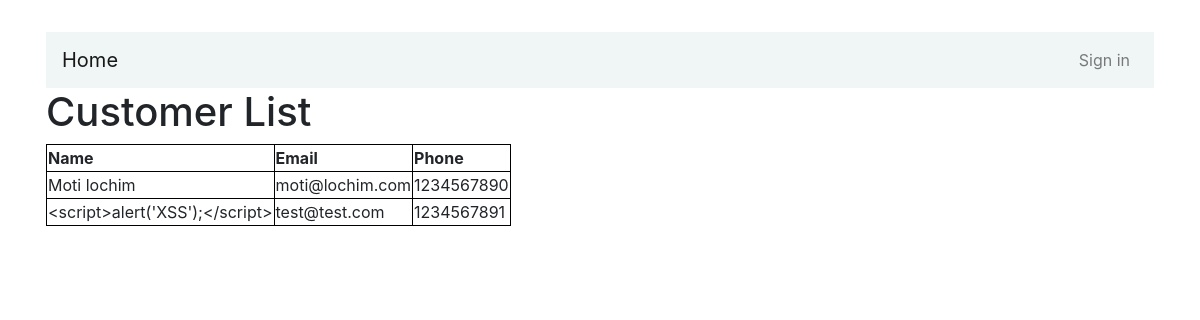
The app's page /customer_list/ with its own data.
### users/models.py (models this page shows, shortened)
class Customer(models.Model):
    name = models.CharField(max_length=30)
    email = models.CharField(max_length=30)
    phone = models.CharField(max_length=100, unique=True)
    REQUIRED_FIELDS = ['name', 'email', 'phone']
    class Meta:
        verbose_name_plural = 'Customers'

### users/views.py (the view)
# urls.py: path('customer_list/',customer_list,name='customer_list')
def customer_list(request):
    customers = Customer.objects.all()
    return render(request, 'users/customer_list.html', {'customers':customers})

### users/context_processors.py (called while the page is built)
def should_enable_xss(request):
    return {'ENABLE_XSS': settings.XSS}

### users/templates/users/customer_list.html (shortened to what this page needs)
{% extends "users/base.html" %}
{% block content %}
    <h1>Customer List</h1>
    <table>
        <thead>
          <tr>
            <th>Name</th>
            <th>Email</th>
            <th>Phone</th>
          </tr>
        </thead>
        <tbody>
          {% for customer in customers %}
          <tr>
            <td>{% if ENABLE_XSS %}
              {{ customer.name | safe }}
          {% else %}
              {{ customer.name }}
          {% endif %}</td>
            <td>{{ customer.email }}</td>
            <td>{{ customer.phone }}</td>
          </tr>
          {% endfor %}
        </tbody>
    </table>
{% endblock content %}

### users/templates/users/customer_list.html (style rules this page uses)
table, th, td { border: 1px solid black; }
table { border-spacing: 30px; }

### records on screen
Customer: name "Moti lochim", email "moti@lochim.com", phone "1234567890"
Customer: name "<script>alert('XSS');</script>", email "test@test.com", phone "1234567891"
